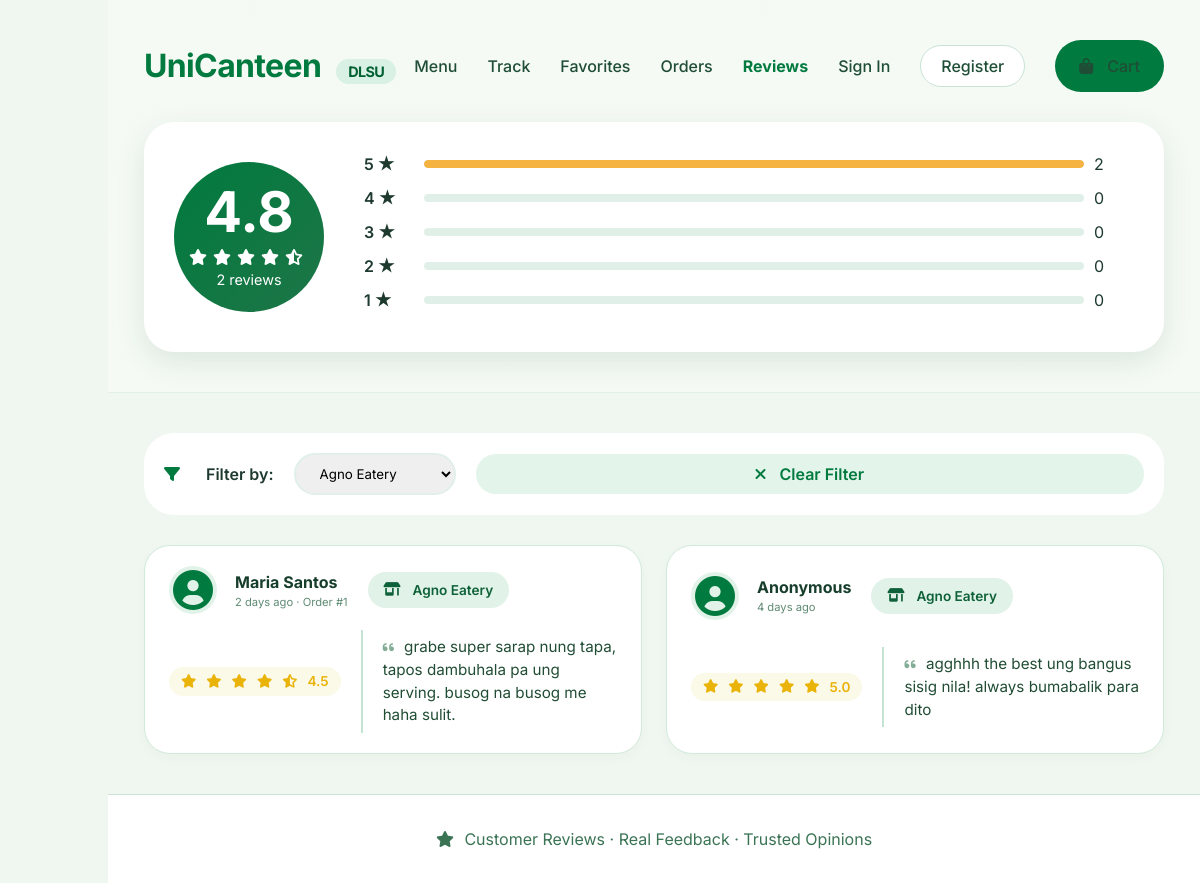
Page /frontend/reviews.php?restaurant=2 on the committed database.
### tables this page shows
CREATE TABLE Ratings (
    ID INT PRIMARY KEY AUTO_INCREMENT,
    restaurant_ID INT,
    order_ID INT UNIQUE,
    rating DECIMAL(3, 2) CHECK (rating BETWEEN 1.0 AND 5.0),
    review TEXT,
    is_anonymous BOOLEAN DEFAULT FALSE,
    timestamp TIMESTAMP DEFAULT CURRENT_TIMESTAMP,
    FOREIGN KEY (restaurant_ID) REFERENCES Restaurants(ID) ON DELETE CASCADE,
    FOREIGN KEY (order_ID) REFERENCES Orders(ID) ON DELETE CASCADE
);

CREATE TABLE Orders (
    ID INT PRIMARY KEY AUTO_INCREMENT,
    customer_ID INT,
    walkin_name VARCHAR(100) NULL,
    restaurant_ID INT,
    total_amount DECIMAL(10, 2) NOT NULL,
    status ENUM('P', 'PR', 'R', 'C') DEFAULT 'P',
    queue_number INT,
    payment_method ENUM('gcash', 'card', 'cash') DEFAULT 'gcash',
    order_date TIMESTAMP DEFAULT CURRENT_TIMESTAMP,
    pickup_time TIME,
    FOREIGN KEY (customer_ID) REFERENCES Users(ID),
    FOREIGN KEY (restaurant_ID) REFERENCES Restaurants(ID)
);

CREATE TABLE Restaurants (
    ID INT PRIMARY KEY AUTO_INCREMENT,
    name VARCHAR(60) NOT NULL,
    address VARCHAR(100),
    description TEXT,
    logo_url VARCHAR(255),
    owner_ID INT,
    is_open BOOLEAN DEFAULT TRUE,
    created_at TIMESTAMP DEFAULT CURRENT_TIMESTAMP,
    FOREIGN KEY (owner_ID) REFERENCES Users(ID)
);

### config/config.php (called while the page is built, shortened)
<?php
if (!function_exists('url')) {
    function url($path = '') {
        return BASE_PATH . ltrim($path, '/');
    }
}
if (!function_exists('getTimeAgo')) {
    function getTimeAgo($timestamp) {
        $time_ago = strtotime($timestamp);
        $current_time = time();
        $time_difference = $current_time - $time_ago;
        $seconds = $time_difference;
        $minutes = round($seconds / 60);
        $hours = round($seconds / 3600);
        $days = round($seconds / 86400);
        if ($seconds < 60) {
            return "Just now";
        } else if ($minutes < 60) {
            return $minutes . " minute" . ($minutes > 1 ? "s" : "") . " ago";
        } else if ($hours < 24) {
            return $hours . " hour" . ($hours > 1 ? "s" : "") . " ago";
        } else {
            return $days . " day" . ($days > 1 ? "s" : "") . " ago";
        }
    }
}
?>

### frontend/reviews.php (the view, shortened to what this page needs)
<?php
require_once __DIR__ . '/../config/config.php';
$db = Database::getInstance()->getConnection();
$page = isset($_GET['page_num']) ? intval($_GET['page_num']) : 1;
$limit = 10;
$offset = ($page - 1) * $limit;
$restaurant_filter = isset($_GET['restaurant']) ? intval($_GET['restaurant']) : 0;
$restaurantsQuery = "SELECT ID, name FROM Restaurants ORDER BY name";
$restaurants = $db->query($restaurantsQuery);
$reviewsQuery = "SELECT
    rt.*,
    r.name as restaurant_name,
    COALESCE(CASE WHEN rt.is_anonymous = 1 THEN 'Anonymous' ELSE u.full_name END, 'Anonymous') as reviewer_name,
    u.email,
    o.queue_number as order_number
    FROM Ratings rt
    JOIN Restaurants r ON rt.restaurant_ID = r.ID
    LEFT JOIN Orders o ON rt.order_ID = o.ID
    LEFT JOIN Users u ON o.customer_ID = u.ID";
$reviewParams = [];
$reviewTypes = "";
if ($restaurant_filter > 0) {
    $reviewsQuery .= " WHERE rt.restaurant_ID = ?";
    $reviewParams[] = $restaurant_filter;
    $reviewTypes .= "i";
}
$reviewsQuery .= " ORDER BY rt.timestamp DESC LIMIT ? OFFSET ?";
$reviewParams[] = $limit;
$reviewParams[] = $offset;
$reviewTypes .= "ii";
$reviewStmt = $db->prepare($reviewsQuery);
if (!empty($reviewParams)) {
    $reviewStmt->bind_param($reviewTypes, ...$reviewParams);
}
$reviewStmt->execute();
$reviews = $reviewStmt->get_result();
$statsQuery = "SELECT
    COUNT(*) as total_reviews,
    COALESCE(AVG(rating), 0) as avg_rating,
    SUM(CASE WHEN rating >= 4.5 THEN 1 ELSE 0 END) as five_star,
    SUM(CASE WHEN rating >= 3.5 AND rating < 4.5 THEN 1 ELSE 0 END) as four_star,
    SUM(CASE WHEN rating >= 2.5 AND rating < 3.5 THEN 1 ELSE 0 END) as three_star,
    SUM(CASE WHEN rating >= 1.5 AND rating < 2.5 THEN 1 ELSE 0 END) as two_star,
    SUM(CASE WHEN rating < 1.5 THEN 1 ELSE 0 END) as one_star
    FROM Ratings";
$statsParams = [];
$statsTypes = "";
if ($restaurant_filter > 0) {
    $statsQuery .= " WHERE restaurant_ID = ?";
    $statsParams[] = $restaurant_filter;
    $statsTypes .= "i";
}
$statsStmt = $db->prepare($statsQuery);
if (!empty($statsParams)) {
    $statsStmt->bind_param($statsTypes, ...$statsParams);
}
$statsStmt->execute();
$stats = $statsStmt->get_result()->fetch_assoc();
?>
<!DOCTYPE html>
<html lang="en">
<head>
    <link rel="stylesheet" href="https://cdnjs.cloudflare.com/ajax/libs/font-awesome/6.0.0-beta3/css/all.min.css">
    <link rel="stylesheet" href="<?php echo url('assets/styles.css'); ?>">
</head>
<body>
    <div class="main-content">
        <section class="reviews-header">
            <div class="wrapper">
                <nav class="customer-nav">
                    <a href="<?php echo url('index.php?page=customer'); ?>" class="logo">UniCanteen <span>DLSU</span></a>
                    <div class="customer-nav-links">
                        <a href="<?php echo url('index.php?page=customer'); ?>#menu">Menu</a>
                        <a href="<?php echo url('index.php?page=customer'); ?>#track">Track</a>
                        <a href="<?php echo url('index.php?page=favorites'); ?>">Favorites</a>
                        <a href="<?php echo url('index.php?page=orders'); ?>">Orders</a>
                        <a href="<?php echo url('index.php?page=reviews'); ?>" style="font-weight: 700; color: #007a3e;">Reviews</a>
                        <?php if (isset($_SESSION['user_id'])): ?>
                            <a
                                href="<?php echo url('index.php?page=profile'); ?>"><?php echo htmlspecialchars(explode(' ', $_SESSION['user_name'] ?? 'Profile')[0]); ?></a>
                            <a href="<?php echo url('index.php?page=logout'); ?>" class="btn-outline">Logout</a>
                        <?php else: ?>
                            <a href="<?php echo url('index.php?page=login'); ?>">Sign In</a>
                            <a href="<?php echo url('index.php?page=register'); ?>" class="btn-outline">Register</a>
                        <?php endif; ?>
                        <a href="<?php echo url('index.php?page=cart'); ?>" class="btn-primary">
                            <i class="fas fa-bag-shopping"></i> Cart
                        </a>
                    </div>
                </nav>
                <div class="rating-big">
                    <div class="rating-circle">
                        <span class="number"><?php echo number_format($stats['avg_rating'], 1); ?></span>
                        <span class="stars">
                            <?php
                            $avg = $stats['avg_rating'];
                            for ($i = 1; $i <= 5; $i++):
                                if ($i <= floor($avg))
                                    echo '<i class="fas fa-star"></i>';
                                elseif ($i - 0.5 <= $avg)
                                    echo '<i class="fas fa-star-half-alt"></i>';
                                else
                                    echo '<i class="far fa-star"></i>';
                            endfor;
                            ?>
                        </span>
                        <span style="font-size: 0.9rem;"><?php echo $stats['total_reviews']; ?> reviews</span>
                    </div>
                    <div class="rating-bars">
                        <?php
                        $ratings = [
                            5 => $stats['five_star'],
                            4 => $stats['four_star'],
                            3 => $stats['three_star'],
                            2 => $stats['two_star'],
                            1 => $stats['one_star']
                        ];
                        foreach ($ratings as $stars => $count):
                            $percentage = $stats['total_reviews'] > 0 ? ($count / $stats['total_reviews']) * 100 : 0;
                            ?>
                            <div class="rating-bar">
                                <span class="bar-label"><?php echo $stars; ?> ★</span>
                                <div class="bar-progress">
                                    <div class="bar-fill" style="width: <?php echo $percentage; ?>%"></div>
                                </div>
                                <span style="min-width: 40px;"><?php echo $count; ?></span>
                            </div>
                        <?php endforeach; ?>
                    </div>
                </div>
            </div>
        </section>
        <div class="wrapper">
            <div class="filter-section">
                <i class="fas fa-filter" style="color: #007a3e;"></i>
                <span style="font-weight: 600;">Filter by:</span>
                <select onchange="window.location.href='<?php echo url('index.php?page=reviews'); ?>&restaurant=' + this.value"
                    style="padding: 10px 20px; border: 2px solid #e0f0e8; border-radius: 30px; font-family: 'Inter', sans-serif;">
                    <?php
                    $restaurants->data_seek(0);
                    while ($rest = $restaurants->fetch_assoc()):
                        ?>
                        <option value="<?php echo $rest['ID']; ?>" <?php echo $restaurant_filter == $rest['ID'] ? 'selected' : ''; ?>>
                            <?php echo htmlspecialchars($rest['name']); ?>
                        </option>
                    <?php endwhile; ?>
                </select>
                <?php if ($restaurant_filter > 0): ?>
                    <a href="<?php echo url('index.php?page=reviews'); ?>" class="btn-secondary" style="padding: 8px 20px;">
                        <i class="fas fa-times"></i> Clear Filter
                    </a>
                <?php endif; ?>
            </div>
            <div class="reviews-grid">
                <?php if ($reviews->num_rows > 0): ?>
                    <?php while ($review = $reviews->fetch_assoc()): ?>
                        <div class="review-card">
                            <div class="reviewer-avatar">
                                <i class="fas fa-user-circle" style="font-size: 2.5rem; color: #007a3e;"></i>
                                <div>
                                    <span
                                        class="name"><?php echo htmlspecialchars($review['reviewer_name'] ?? 'Anonymous'); ?></span>
                                    <div style="font-size: 0.7rem; color: #5f8b74;">
                                        <?php echo getTimeAgo($review['timestamp']); ?>
                                        <?php if ($review['order_number']): ?>
                                            · Order #<?php echo $review['order_number']; ?>
                                        <?php endif; ?>
                                    </div>
                                </div>
                            </div>
                            <div class="stall-badge">
                                <i class="fas fa-store-alt"></i> <?php echo htmlspecialchars($review['restaurant_name']); ?>
                            </div>
                            <div class="stars-container">
                                <?php
                                $rating = $review['rating'];
                                for ($i = 1; $i <= 5; $i++):
                                    if ($i <= floor($rating)):
                                        ?>
                                        <i class="fas fa-star"></i>
                                    <?php elseif ($i - 0.5 <= $rating): ?>
                                        <i class="fas fa-star-half-alt"></i>
                                    <?php else: ?>
                                        <i class="far fa-star"></i>
                                    <?php endif; endfor; ?>
                                <?php echo number_format($rating, 1); ?>
                            </div>
                            <div class="review-text">
                                <i class="fas fa-quote-left"></i>
                                <?php echo htmlspecialchars(html_entity_decode($review['review'], ENT_QUOTES, 'UTF-8')); ?>
                            </div>
                        </div>
                    <?php endwhile; ?>
                <?php endif; ?>
            </div>
        </div>
        <footer class="footer-note">
            <i class="fas fa-star"></i> Customer Reviews · Real Feedback · Trusted Opinions
        </footer>
    </div>
</body>
</html>

### assets/styles.css (style rules this page uses)
:root { --dlsu-green: #007a3e; --dlsu-darkgreen: #006032; --dlsu-lightgreen: #eaf7f0; --white: #ffffff; --off-white: #f9fffc; --border-soft: #cae3d6; --text-muted: #2b5d42; --shadow-left: 4px 0 16px rgba(0, 80, 20, 0.08); --warning: #f5b342; --danger: #b13e3e; --success: #0c6e3a; }
* { margin: 0; padding: 0; box-sizing: border-box; }
body { font-family: 'Inter', sans-serif; background: #f0f7f0; color: #1e3a2f; line-height: 1.5; display: flex; min-height: 100vh; }
i { margin-right: 6px; }
.main-content { flex: 1; overflow-y: auto; margin-left: 108px; background: #f0f7f0; }
.wrapper { max-width: 1300px; margin: 0 auto; padding: 0 36px; }
.btn-outline { border: 1px solid var(--border-soft); background: white; padding: 8px 20px; border-radius: 36px; font-weight: 600; color: var(--dlsu-green); text-decoration: none; transition: all 0.2s; cursor: pointer; }
.btn-primary { background: var(--dlsu-green); color: white; border: none; padding: 14px 24px; border-radius: 40px; font-weight: 600; cursor: pointer; transition: all 0.2s ease; display: inline-flex; align-items: center; justify-content: center; gap: 8px; text-decoration: none; flex: 1; }
.btn-secondary { background: #e3f4ea; color: var(--dlsu-green); border: none; padding: 14px 24px; border-radius: 40px; font-weight: 600; cursor: pointer; transition: all 0.2s ease; display: inline-flex; align-items: center; justify-content: center; gap: 8px; text-decoration: none; flex: 1; }
.customer-nav { display: flex; justify-content: space-between; align-items: center; padding: 22px 0; }
.logo { font-weight: 700; font-size: 2rem; letter-spacing: -0.02em; color: var(--dlsu-green); text-decoration: none; }
.logo span { background: #d9f0e4; color: var(--dlsu-darkgreen); font-size: 0.9rem; padding: 4px 12px; border-radius: 50px; margin-left: 8px; }
.customer-nav-links { display: flex; gap: 30px; align-items: center; }
.customer-nav-links a { text-decoration: none; font-weight: 500; color: #1f4d35; transition: color 0.2s; }
.reviews-grid { display: flex; flex-direction: column; gap: 16px; margin: 28px 0 32px; }
.review-card { background: var(--white); border-radius: 26px; padding: 20px 24px; border: 1px solid #d0eadb; box-shadow: 0 4px 12px rgba(0, 60, 20, 0.03); display: flex; flex-wrap: wrap; align-items: center; gap: 16px 20px; transition: all 0.1s ease; }
.reviewer-avatar { display: flex; align-items: center; gap: 12px; min-width: 160px; }
.reviewer-avatar i { font-size: 2.2rem; color: var(--dlsu-green); background: #e1f3e9; width: 48px; height: 48px; border-radius: 50%; display: flex; align-items: center; justify-content: center; }
.reviewer-avatar .name { font-weight: 700; font-size: 1rem; color: #173e2b; }
.stall-badge { background: #e1f2e8; border-radius: 40px; padding: 8px 16px; font-size: 0.85rem; font-weight: 600; color: #0e6138; display: inline-flex; align-items: center; gap: 6px; white-space: nowrap; }
.stars-container { display: flex; align-items: center; gap: 4px; color: #eab308; background: #fbf9e8; padding: 4px 12px; border-radius: 40px; font-size: 0.85rem; font-weight: 600; }
.review-text { flex: 2; min-width: 240px; color: #214d34; font-size: 0.95rem; line-height: 1.5; padding: 6px 0 6px 20px; border-left: 2px solid #c5e3d3; }
.review-text i { color: #4f8b6b; opacity: 0.7; margin-right: 6px; font-size: 0.8rem; }
.footer-note { text-align: center; padding: 32px; color: #3b7455; background: white; border-top: 1px solid var(--border-soft); margin-top: 40px; }

### rows in the picture
ratings: reviewer_name "Maria Santos", timestamp "2 days ago", order_ID.queue_number "1", restaurant_ID.name "Agno Eatery", rating "4.5", review "grabe super sarap nung tapa, tapos dambuhala pa ung serving. busog na busog me haha sulit."
ratings: reviewer_name "Anonymous", timestamp "4 days ago", restaurant_ID.name "Agno Eatery", rating "5.0", review "agghhh the best ung bangus sisig nila! always bumabalik para dito"

### other values in the picture
$stats['avg_rating'] "4.8"
$stats['total_reviews'] "2"
$stars "5"
$count "2"
$stars "4"
$count "0"
$stars "3"
$stars "2"
$stars "1"
form field value "Agno Eatery"
